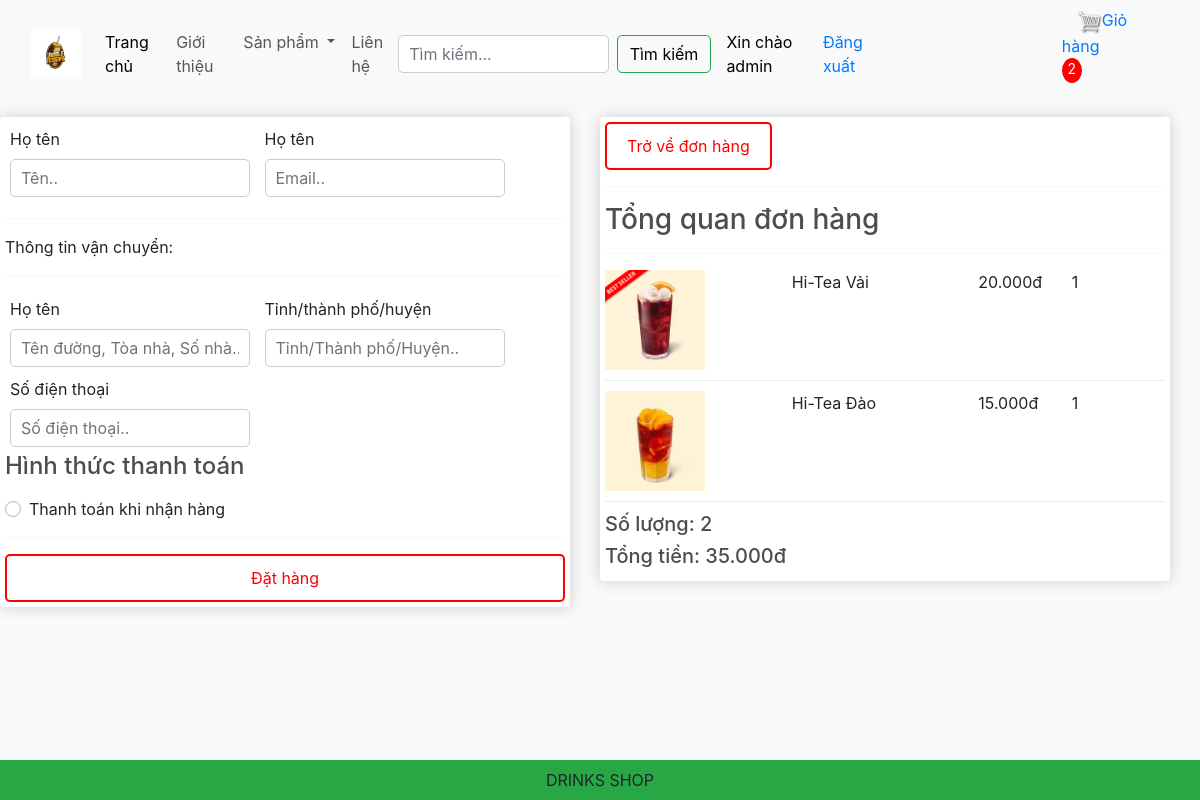
Page /checkout/ (signed in) on the committed database.
### app/models.py (models this page shows, shortened)
class OrderItem(models.Model):
    product = models.ForeignKey(Product,on_delete=models.SET_NULL,blank=True,null=True)
    order = models.ForeignKey(Order,on_delete=models.SET_NULL,blank=True,null=True)
    quantity = models.IntegerField(default=0, null=True,blank=True)
    date_added = models.DateTimeField(auto_now_add=True)
    @property
    def get_total(self):
        total = self.product.price * self.quantity
        return total

class Product(models.Model):
    category = models.ManyToManyField(Category, related_name='product')
    name = models.CharField(max_length=200,null=True)
    price = models.FloatField()
    digital = models.BooleanField(default=False,null=True,blank=False)
    image = models.ImageField(null=True,blank=True)
    detail = models.TextField(null=True,blank=True)
    @property
    def ImageURL(self):
        try:
            url = self.image.url
        except:
            url= ''
        return url

class Order(models.Model):
    customer = models.ForeignKey(User,on_delete=models.SET_NULL,blank=True,null=True)
    date_order = models.DateTimeField(auto_now_add=True)
    complete = models.BooleanField(default=False,null=True,blank=False)
    transaction_id = models.CharField(max_length=200,null=True)
    @property
    def get_cart_items(self):
        orderitems = self.orderitem_set.all()
        total = sum([item.quantity for item in orderitems])
        return total
    @property
    def get_cart_total(self):
        orderitems = self.orderitem_set.all()
        total = sum([item.get_total for item in orderitems])
        return total

### app/views.py (the view)
# urls.py: path('checkout/', views.checkout, name="checkout"),
def checkout(request):
    if request.user.is_authenticated:
        customer = request.user
        order, created = Order.objects.get_or_create(customer = customer, complete= False)
        items = order.orderitem_set.all()
        cartItems = order.get_cart_items
        user_not_login = "hidden"
        user_login = "show"
    else:
        items = []
        order = {'get_cart_items': 0, 'get_cart_total':0}
        cartItems = order['get_cart_items']
        user_not_login = "show"
        user_login = "hidden"
    categories =  Category.objects.filter(is_sub = False)
    context = {'items':items,'order':order,'cartItems' :cartItems,'user_not_login':user_not_login,'user_login':user_login,'categories':categories}
    return render(request, 'app/checkout.html',context)

### app/templates/app/checkout.html (shortened to what this page needs)
{% extends 'app/base.html' %}
{% load static %}
{% block content_checkout %}
<link rel="stylesheet" href="https://cdnjs.cloudflare.com/ajax/libs/font-awesome/5.15.4/css/all.min.css">
<main role="main">
     <div class="row" style='width:100%'>
		<div class="col-lg-6">
			<div class="box-element" id="form-wrapper">
				<form id="form">
					<div id="user-info">
						<div class="form-field">
                            <label for="kh_ten">Họ tên</label>
							<input required class="form-control" type="text" name="name" placeholder="Tên..">
						</div>
						<div class="form-field">
                            <label for="kh_ten">Họ tên</label>
							<input required class="form-control" type="email" name="email" placeholder="Email..">
						</div>
					</div>
					<div id="shipping-info">
						<hr>
						<p>Thông tin vận chuyển:</p>
						<hr>
						<div class="form-field">
                            <label for="kh_ten">Họ tên</label>
							<input required class="form-control" type="text" name="address" placeholder="Tên đường, Tòa nhà, Số nhà..">
						</div>
						<div class="form-field">
                            <label for="kh_ten">Tỉnh/thành phố/huyện </label>
							<input required class="form-control" type="text" name="city" placeholder="Tỉnh/Thành phố/Huyện..">
						</div>
						<div class="form-field">
                            <label for="kh_ten"> Số điện thoại </label>
							<input required class="form-control" type="text" name="phone" placeholder="Số điện thoại..">
						</div>
					</div>
					<h4 class="mb-3">Hình thức thanh toán</h4>
                    <div class="d-block my-3">
                        <div class="custom-control custom-radio">
                            <label class="custom-control-label" for="httt-1">Thanh toán khi nhận hàng</label>
                        </div>
                    </div>
					<hr>
					<input id="btnDatHang" name="btnDatHang" class="btn btn-success btn-block"  type="submit" value="Đặt hàng">
				</form>
			</div>
			<br>
		</div>
		<div class="col-lg-6">
			<div class="box-element">
				<a  class="btn btn-outline-dark" href="{% url 'cart' %}">Trở về đơn hàng</a>
				<hr>
				<h3>Tổng quan đơn hàng</h3>
				<hr>
				{% for item in items %}
				<div class="cart-row">
					<div style="flex:2"><img class="row-image" src="{{item.product.ImageURL}}"></div>
					<div style="flex:2"><p>{{item.product.name}}</p></div>
					<div style="flex:1"><p>{{item.product.price}}00đ</p></div>
					<div style="flex:1"><p>{{item.quantity}}</p></div>
				</div>
				{% endfor %}
				<h5>Số lượng:  {{order.get_cart_items}} </h5>
				<h5>Tổng tiền:  {{order.get_cart_total}}00đ</h5>
			</div>
		</div>
	</div>
</main>
{% endblock content_checkout %}

### app/templates/app/base.html (shortened to what this page needs)
{% load static %}
<!DOCTYPE html>
<html>
    <head>
        <link href="https://cdn.jsdelivr.net/npm/bootstrap@5.3.3/dist/css/bootstrap.min.css" rel="stylesheet">
        <link href-"{%static 'app/css/style.css' %}" rel="stylesheet" />
        <link href-"{%static 'app/css/owl.carousel.min.css' %}" rel="stylesheet" />
        <link href-"{%static 'app/css/all.min.css' %}" rel="stylesheet" />
        <link href-"{%static 'app/css/introduct.css' %}" rel="stylesheet" />
        <link rel="stylesheet" href="https://stackpath.bootstrapcdn.com/bootstrap/4.4.1/css/bootstrap.min.css">
        <link rel= "stylesheet" type="text/css" href="{% static 'app/css/main.css' %}">
        <link rel="stylesheet" href="">
    </head>
    <body>
        <nav class="navbar navbar-expand-lg bg-body-tertiary">
            <div class="container-fluid">
              <a class="navbar-brand" href="{% url 'home'%}">
                <img src=" {% static 'app/images/logo-tra-sua-40.jpg' %}" width ="50" height="50" />
              </a>
              <div class="collapse navbar-collapse" id="navbarSupportedContent">
                <ul class="navbar-nav me-auto mb-2 mb-lg-0">
                  <li class="nav-item">
                    <a class="nav-link active" aria-current="page" href="{% url 'home'%}">Trang chủ</a>
                  </li>
                  <li class="nav-item">
                    <a class="nav-link" href="{% url 'introduct' %}"> Giới thiệu</a>
                  </li>
                  <li class="nav-item dropdown">
                    <a class="nav-link dropdown-toggle" href="#" role="button" data-bs-toggle="dropdown" aria-expanded="false">
                      Sản phẩm
                    </a>
                  </li>
                  <li class="nav-item">
                    <a class="nav-link" href={% url 'hotline' %}>Liên hệ</a>
                  </li>
                </ul>
                <form class="d-flex" role="search" method = POST action = "{% url 'search' %}">
                  <input class="form-control me-2" type="search" placeholder="Tìm kiếm..." aria-label="Search" name = "searched">
                  <button style="color: black; white-space: nowrap; border-radius: 5px;" class="btn btn-outline-success"
                  type="submit" >Tìm kiếm</button>
                </form>
              </div>
                <div class="navbar-nav me-auto mb-2 mb-lg-0" style="display: flex; align-items: center;">
                  <a style="margin-left: 15px; visibility:{{user_login}}; text-decoration: none; color: black; "
                    href="{% url 'profile' %}">
                    Xin chào {{request.user}}
                  </a>
                  <span><a href="{% url 'logout' %} ">Đăng xuất</a> </span>
                </div>
                <div class = 'form-inline my-2 my-lg-0'>
                  <a href="{% url 'cart' %}"><img id="cart-icon" src="{% static 'images/cart.png' %}">Giỏ hàng</a>
                  <p id= 'cart-total'>{{cartItems}}</p>
                </div>
            </div>
          </nav>
            {% block content_checkout %}{% endblock content_checkout%}
            <footer class="container--fluid bg-success text-center fixed-bottom p-2 mt-5 ">
                DRINKS SHOP
             </footer>
    </body>
</html>

### app/static/app/css/main.css (style rules this page uses)
body { background-color: hsl(0, 0%, 98%); }
h1,h2,h3,h4,h5,h6 { color:hsl(0, 0%, 30%); }
.box-element { box-shadow:hsl(0, 0%, 80%) 0 0 16px; background-color: #fff; border-radius: 4px; padding: 5px; }
#cart-icon { width:25px; display: inline-block; margin-left: 15px; }
#cart-total { display: block; text-align: center; color:#fff; background-color: red; width: 20px; height: 25px; border-radius: 50%; font-size: 14px; }
.col-lg-3, .col-lg-4, .col-lg-6, .col-lg-8, .col-lg-12 { margin-top: 10px; }
.btn { border-radius: 0; }
.row-image { width: 100px; }
.form-field { width:250px; display: inline-block; padding: 5px; }
.cart-row { display: flex; align-items: flex-stretch; padding-bottom: 10px; margin-bottom: 10px; border-bottom: 1px solid #ececec; }

### app/templates/app/checkout.html (style rules this page uses)
.btn-outline-dark { border: 2px solid red; padding: 10px 20px; color: red; text-decoration: none; border-radius: 5px; transition: background-color 0.3s ease, color 0.3s ease; }
#btnDatHang { border: 2px solid red; padding: 10px 20px; color: red; text-decoration: none; border-radius: 5px; transition: background-color 0.3s ease, color 0.3s ease; background-color:white; }
.form-control { width: 100%; padding: 10px; border: 1px solid #ccc; border-radius: 5px; }

### rows in the picture
OrderItem: product.ImageURL (picture), product.name "Hi-Tea Vải", product.price "20.0", quantity "1"
OrderItem: product.ImageURL (picture), product.name "Hi-Tea Đào", product.price "15.0", quantity "1"
Order: get_cart_items "2", get_cart_total "35.0"

### other values in the picture
{{ request.user }} "admin"
{{ cartItems }} "2"
